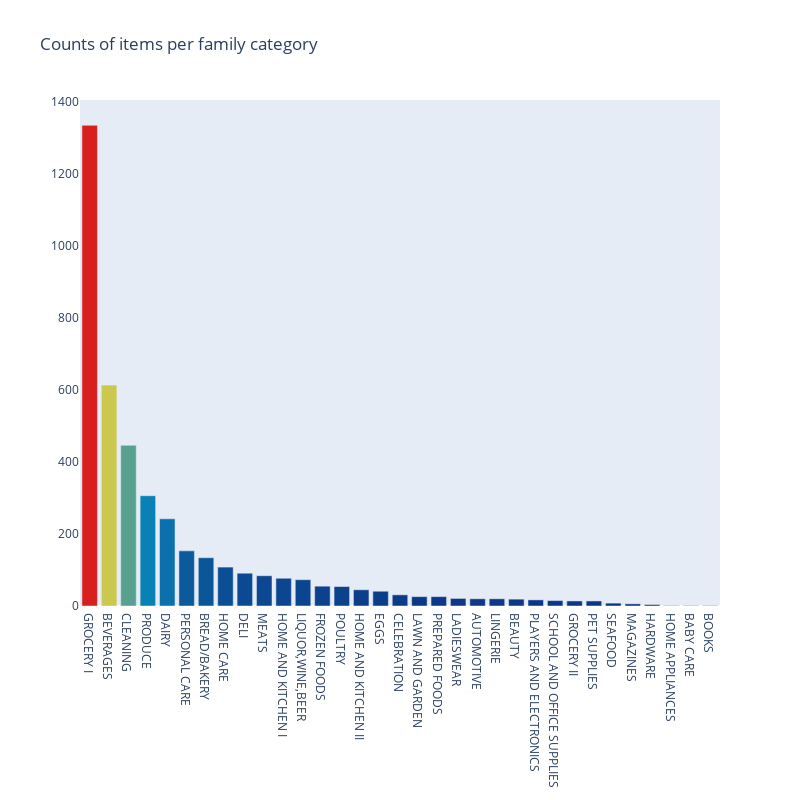

Notebook source saved alongside this figure:
### Code cell
x, y = (list(x) for x in zip(*sorted(zip(items.family.value_counts().index, 
                                        items.family.value_counts().values), 
                                        reverse = False)))
trace2 = go.Bar(
    y=items.family.value_counts().values,
    x=items.family.value_counts().index,
    marker=dict(
        color=items.family.value_counts().values,
        colorscale = 'Portland',
        reversescale = False
    ),
    orientation='v',
)

layout = dict(
    title='Counts of items per family category',
    width = 800, height = 800,
    yaxis=dict(
        showgrid=False,
        showline=False,
        showticklabels=True,
    ))

fig1 = go.Figure(data=[trace2])
fig1['layout'].update(layout)
py.iplot(fig1, filename='plots')

### Figure 1 — Plotly figure (JSON) as saved in the notebook; plotly's stock layout.template omitted (floating-point values rounded to 4 significant figures)
{"data": [{"marker": {"color": [1334, 613, 446, 306, 242, 153, 134, 108, 91, 84, 77, 73, 55, 54, 45, 41, 31, 26, 26, 21, 20, 20, 19, 17, 15, 14, 14, 8, 6, 4, 1, 1, 1], "colorscale": [[0, "rgb(12,51,131)"], [0.25, "rgb(10,136,186)"], [0.5, "rgb(242,211,56)"], [0.75, "rgb(242,143,56)"], [1, "rgb(217,30,30)"]], "reversescale": false}, "orientation": "v", "type": "bar", "x": ["GROCERY I", "BEVERAGES", "CLEANING", "PRODUCE", "DAIRY", "PERSONAL CARE", "BREAD/BAKERY", "HOME CARE", "DELI", "MEATS", "HOME AND KITCHEN I", "LIQUOR,WINE,BEER", "FROZEN FOODS", "POULTRY", "HOME AND KITCHEN II", "EGGS", "CELEBRATION", "LAWN AND GARDEN", "PREPARED FOODS", "LADIESWEAR", "AUTOMOTIVE", "LINGERIE", "BEAUTY", "PLAYERS AND ELECTRONICS", "SCHOOL AND OFFICE SUPPLIES", "GROCERY II", "PET SUPPLIES", "SEAFOOD", "MAGAZINES", "HARDWARE", "HOME APPLIANCES", "BABY CARE", "BOOKS"], "y": [1334, 613, 446, 306, 242, 153, 134, 108, 91, 84, 77, 73, 55, 54, 45, 41, 31, 26, 26, 21, 20, 20, 19, 17, 15, 14, 14, 8, 6, 4, 1, 1, 1]}], "layout": {"height": 800, "title": {"text": "Counts of items per family category"}, "width": 800, "yaxis": {"showgrid": false, "showline": false, "showticklabels": true}}}
